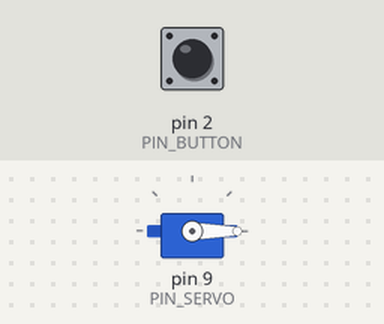
Recording of a sketch running on a simulated Arduino Uno, built with avr-gcc and run on an emulated ATmega328P. Shown: servo. Inputs (shaded band) come from the test bench; at power-on: pin 2 (PIN_BUTTON) HIGH.

Above: at 1.2 s.
1.3 s: pin 2 (PIN_BUTTON) pulled LOW for 0.15 s
At 2.0 s:
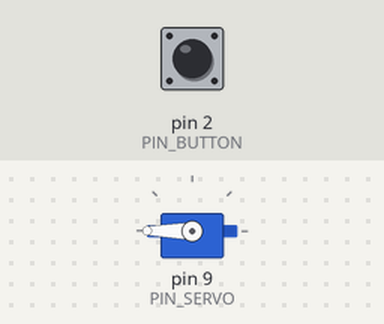
Timing chart, 0 to 4.3 s (numbered marks = the images above; inputs shaded):
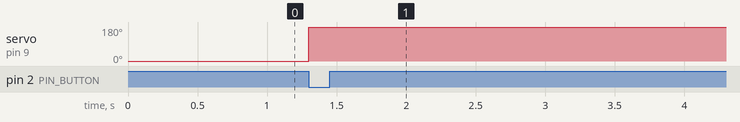

The sketch:

ServoPuzzle.ino
```cpp
/*
  ServoPuzzle

  This puzzle will set a servo to the zero position upon initialization,
  and then toggle the servo between 180 and 0 each time a button is pressed.
  The button should be wired between ground and the signal pin
  without a resistor because the pullup resistor is used on the arduino.
*/

#include <Servo.h>

#define PIN_BUTTON  2
#define PIN_SERVO   9

Servo myservo;  // create servo object to control a servo
// twelve servo objects can be created on most boards

bool open = false;    // variable to store the servo position

void updateServoPosition() {
  myservo.write((open) ? 180 : 0);
}

void setup() {
  //configure pin 2 as an input for the button and enable the internal pull-up resistor
  pinMode(PIN_BUTTON, INPUT_PULLUP);

  // attach the servo to pin 9
  myservo.attach(PIN_SERVO);

  open = false;
  updateServoPosition();
}

void loop() {
  static bool priorButtonPressed = false;

  // Check to see if the button is pressed
  // Keep in mind the pull-up means the pushbutton's logic is inverted. It goes
  // HIGH when it's open, and LOW when it's pressed.
  bool buttonPressed = (digitalRead(PIN_BUTTON) == LOW);

  // if this is the rising edge of a button press, toggle the open state
  // and update the servo position. Then delay for 2 seconds for debounce
  if(buttonPressed && !priorButtonPressed) {
    open = !open;
    updateServoPosition();

    delay(2000);
  }

  priorButtonPressed = buttonPressed;
}
```

Measured:
- after the input at 1.3 s, servo on pin 9 (PIN_SERVO): 0° → 180° at once
